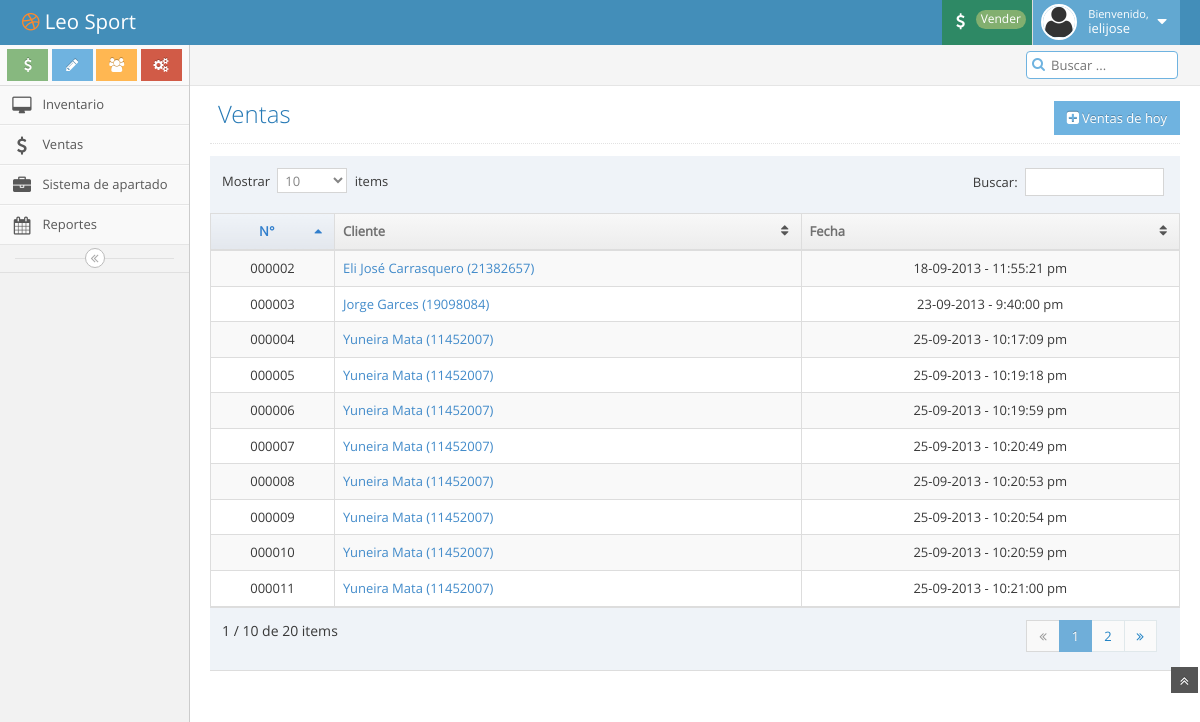
The page /ventas.php (signed in) on the database its author committed.
### tables this page shows
CREATE TABLE `facturas` (
  `id` int(10) unsigned NOT NULL auto_increment,
  `cliente_id` int(11) NOT NULL,
  `usuario_id` int(11) NOT NULL,
  `tipo` enum('venta','apartado') NOT NULL default 'venta',
  `timestamp` timestamp NOT NULL default CURRENT_TIMESTAMP on update CURRENT_TIMESTAMP,
  PRIMARY KEY  (`id`)
);

CREATE TABLE `clientes` (
  `id` int(10) unsigned NOT NULL auto_increment,
  `ci` int(11) NOT NULL,
  `nombre` varchar(255) NOT NULL,
  `direccion` varchar(255) NOT NULL default '',
  PRIMARY KEY  (`id`)
);

### assets/includes/leosport.php (called while the page is built, shortened)
<?php
$queries = array();
$queries['login'] = "SELECT id, username FROM usuarios WHERE username = ? AND password = ? AND status = 'on'";
$queries['inventory'] = "SELECT id, producto, cantidad, precio FROM productos WHERE cantidad>0";
$queries['bill'] = "SELECT f.id, f.`timestamp`, c.nombre, c.ci, c.direccion, u.username FROM facturas f JOIN clientes c ON c.id = f.cliente_id JOIN usuarios u ON u.id = f.usuario_id WHERE f.id = :id ";
$queries['products'] = "SELECT v.id, p.producto, v.cantidad, v.precio, p.id AS pid FROM ventas v INNER JOIN productos p ON p.id = v.producto_id WHERE v.factura_id = :id ";
$queries['sells'] = "SELECT f.id, f.`timestamp`, c.nombre, c.ci, c.direccion, u.username FROM facturas f JOIN clientes c ON c.id = f.cliente_id JOIN usuarios u ON u.id = f.usuario_id WHERE f.tipo=:tipo";
$queries['billsByDate'] = "SELECT * FROM facturas f WHERE f.`timestamp` LIKE :date AND tipo = 'venta' ";
?>

### ventas.php (the view, shortened to what this page needs)
<? include "assets/includes/config.php";
$tipo = "venta";
$db = getConnection();
$stmt = $db->prepare($queries['sells']);
$stmt->bindParam("tipo", $tipo);
$stmt->execute();
$ventas = $stmt->fetchAll(PDO::FETCH_OBJ);
?>
<!DOCTYPE html>
<html lang="es">
<? include "assets/includes/head.php"; ?>
<body>
	<? include "assets/includes/nav.php"; ?>
	<div class="main-container" id="main-container">
		<div class="main-container-inner">
			<? include "assets/includes/sidebar.php"; ?>
			<div class="main-content">
				<? include "assets/includes/breadcrumbs.php"; ?>
				<div class="page-content">
					<div class="page-header">
						<a class="btn btn-info btn-sm pull-right" href="reporte.php"><i class="icon-plus-sign-alt  bigger-110"></i>Ventas de hoy</a>
						<h1>Ventas</h1>
					</div>
					<div class="row">
						<div class="col-xs-12">
							<div class="table-responsive">
								<? if(!empty($ventas)){  ?>
								<table id="inventario" class="table table-striped table-bordered table-hover">
									<thead>
										<tr>
											<th class="center">N°</th>
											<th>Cliente</th>
											<th>Fecha</th>
										</tr>
									</thead>
									<tbody>
										<? foreach ($ventas as $index => $venta) { ?>
										<tr>
											<td class="center hidden-480"><? echo str_pad($venta->id, 6, "0", STR_PAD_LEFT); ?></td>
											<td>
												<a href="factura.php?id=<? echo $venta->id; ?>"><? echo $venta->nombre ." (".$venta->ci.") ";  ?></a>
											</td>
											<td class="center"><? echo date("d-m-Y - g:i:s a", strtotime($venta->timestamp)); ?></td>
									</tr>
									<? } ?>
								</tbody>
							</table>
							<? } else { ?>
							<h2>No hay registros.</h2>
							<? } ?>
						</div>
					</div>
				</div>
			</div>
		</div>
		<a href="#" id="btn-scroll-up" class="btn-scroll-up btn btn-sm btn-inverse">
			<i class="icon-double-angle-up icon-only bigger-110"></i>
		</a>
	</div>
</body>
</html>

### rows shown on the page
facturas: id "000002", cliente.nombre "Eli José Carrasquero", cliente.ci "21382657", timestamp "18-09-2013 - 11:55:21 pm"
facturas: id "000003", cliente.nombre "Jorge Garces", cliente.ci "19098084", timestamp "23-09-2013 - 9:40:00 pm"
facturas: id "000004", cliente.nombre "Yuneira Mata", cliente.ci "11452007", timestamp "25-09-2013 - 10:17:09 pm"
facturas: id "000005", cliente.nombre "Yuneira Mata", cliente.ci "11452007", timestamp "25-09-2013 - 10:19:18 pm"
facturas: id "000006", cliente.nombre "Yuneira Mata", cliente.ci "11452007", timestamp "25-09-2013 - 10:19:59 pm"
facturas: id "000007", cliente.nombre "Yuneira Mata", cliente.ci "11452007", timestamp "25-09-2013 - 10:20:49 pm"
facturas: id "000008", cliente.nombre "Yuneira Mata", cliente.ci "11452007", timestamp "25-09-2013 - 10:20:53 pm"
facturas: id "000009", cliente.nombre "Yuneira Mata", cliente.ci "11452007", timestamp "25-09-2013 - 10:20:54 pm"
facturas: id "000010", cliente.nombre "Yuneira Mata", cliente.ci "11452007", timestamp "25-09-2013 - 10:20:59 pm"
facturas: id "000011", cliente.nombre "Yuneira Mata", cliente.ci "11452007", timestamp "25-09-2013 - 10:21:00 pm"

### other values the page prints
$_SESSION['LS_admin'] "ielijose"
